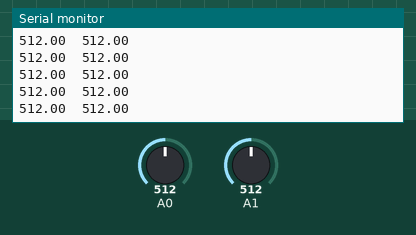
This sketch was run on a simulated Arduino Uno, built with avr-gcc and run on an emulated ATmega328P. Parts: the last lines printed to the serial monitor. Inputs (shaded band) come from the test bench; at power-on: A0 = 512, A1 = 512.

Above: at 5.7 s.
5.8 s: A0 set to 983
At 6.3 s:
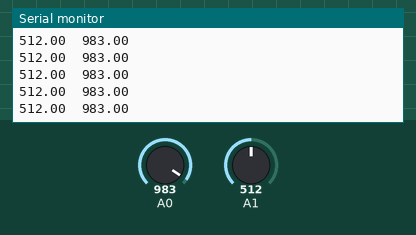
7.3 s: A0 set to 1017
At 7.8 s:
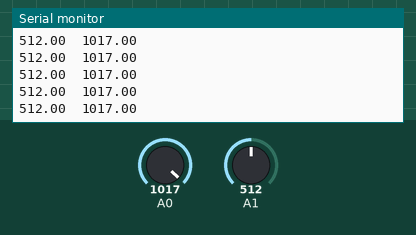
Timing chart, 0 to 10.3 s (numbered marks = the images above; inputs shaded):
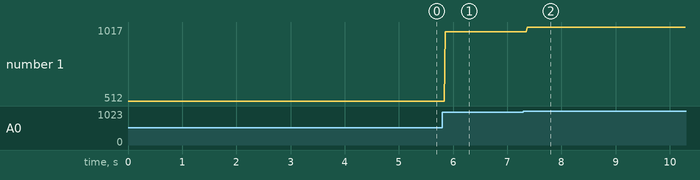

Measured:
- after the input at 5.8 s, the serial monitor: prints a new line after 0.06 s (image 1)
- after the input at 7.3 s, the serial monitor: prints a new line after 0.07 s (image 2)
- plotted number 1: 512 → 983 after the input at 5.8 s, 983 → 1017 after the input at 7.3 s

The sketch:

dgostik.ino
```cpp
void setup() {
  Serial.begin(9600);
}

void loop() {
  float x = analogRead(A1);
  float y = analogRead(A0);
  Serial.print(x); Serial.print("  "); Serial.println(y);
  delay(10);
}
```
